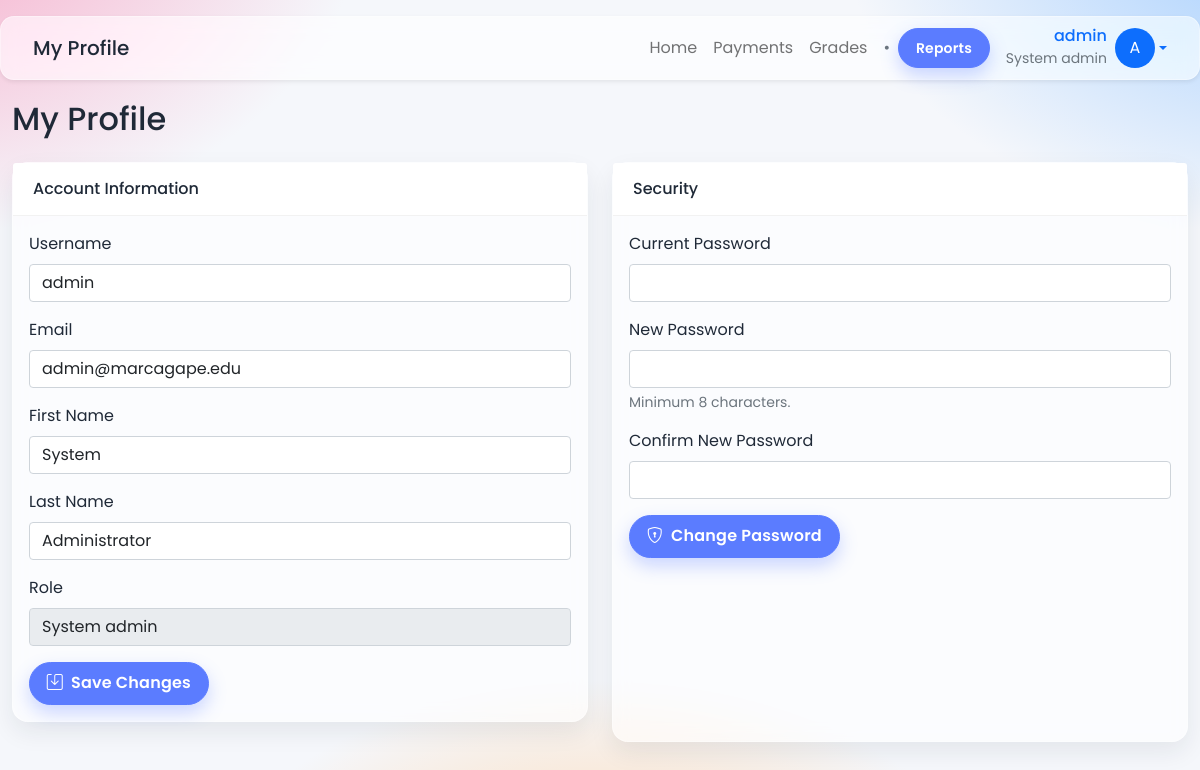
Screenshot of /registrar/profile.php (signed in) with the database file from the repository.
### tables this page shows
CREATE TABLE IF NOT EXISTS users (
    id INT AUTO_INCREMENT PRIMARY KEY,
    username VARCHAR(50) NOT NULL UNIQUE,
    password VARCHAR(255) NOT NULL,
    email VARCHAR(100) NOT NULL,
    first_name VARCHAR(50) NOT NULL,
    last_name VARCHAR(50) NOT NULL,
    role ENUM('system_admin', 'registrar', 'students') NOT NULL,
    created_at TIMESTAMP DEFAULT CURRENT_TIMESTAMP,
    updated_at TIMESTAMP DEFAULT CURRENT_TIMESTAMP ON UPDATE CURRENT_TIMESTAMP
);

### registrar/profile.php (the view, shortened to what this page needs)
<?php
require_once '../php/db_connect.php';
$user_id = (int)($_SESSION['id'] ?? 0);
$username = $_SESSION['username'] ?? '';
$current = [
    'username' => $username,
    'email' => '',
    'first_name' => '',
    'last_name' => ''
];
if ($stmt = $conn->prepare('SELECT username, email, first_name, last_name FROM users WHERE id = ? LIMIT 1')) {
    $stmt->bind_param('i', $user_id);
    if ($stmt->execute()) {
        $stmt->bind_result($u, $e, $f, $l);
        if ($stmt->fetch()) {
            $current['username'] = $u;
            $current['email'] = $e;
            $current['first_name'] = $f;
            $current['last_name'] = $l;
        }
    }
}
?>
<!DOCTYPE html>
<html lang="en">
<head>
    <link href="https://cdn.jsdelivr.net/npm/bootstrap@5.1.3/dist/css/bootstrap.min.css" rel="stylesheet">
    <link href="https://cdn.jsdelivr.net/npm/bootstrap-icons@1.8.0/font/bootstrap-icons.css" rel="stylesheet">
    <link href="../system_admin/assets/css/style.css" rel="stylesheet">
</head>
<body class="topnav">
<div class="wrapper">
    <div id="content">
        <?php include '../includes/navbar.php'; ?>
        <div class="container-fluid">
            <div class="d-flex justify-content-between align-items-center mb-4">
                <h2 class="mb-0">My Profile</h2>
            </div>
            <div class="row g-4">
                <div class="col-md-6">
                    <div class="card">
                        <div class="card-header bg-white">
                            <h6 class="mb-0">Account Information</h6>
                        </div>
                        <div class="card-body">
                            <form method="post" action="">
                                <div class="mb-3">
                                    <label class="form-label">Username</label>
                                    <input type="text" name="username" class="form-control" value="<?php echo htmlspecialchars($current['username']); ?>" required>
                                </div>
                                <div class="mb-3">
                                    <label class="form-label">Email</label>
                                    <input type="email" name="email" class="form-control" value="<?php echo htmlspecialchars($current['email']); ?>" required>
                                </div>
                                <div class="mb-3">
                                    <label class="form-label">First Name</label>
                                    <input type="text" name="first_name" class="form-control" value="<?php echo htmlspecialchars($current['first_name']); ?>" required>
                                </div>
                                <div class="mb-3">
                                    <label class="form-label">Last Name</label>
                                    <input type="text" name="last_name" class="form-control" value="<?php echo htmlspecialchars($current['last_name']); ?>" required>
                                </div>
                                <div class="mb-3">
                                    <label class="form-label">Role</label>
                                    <input type="text" class="form-control" value="<?php echo htmlspecialchars(ucfirst(str_replace('_', ' ', $role))); ?>" disabled>
                                </div>
                                <button type="submit" class="btn btn-primary">
                                    <i class="bi bi-save me-2"></i>Save Changes
                                </button>
                            </form>
                        </div>
                    </div>
                </div>
                <div class="col-md-6">
                    <div class="card h-100">
                        <div class="card-header bg-white" id="security">
                            <h6 class="mb-0">Security</h6>
                        </div>
                        <div class="card-body">
                            <form method="post" action="">
                                <div class="mb-3">
                                    <label class="form-label">Current Password</label>
                                    <input type="password" name="current_password" class="form-control" required>
                                </div>
                                <div class="mb-3">
                                    <label class="form-label">New Password</label>
                                    <input type="password" name="new_password" class="form-control" minlength="8" required>
                                    <div class="form-text">Minimum 8 characters.</div>
                                </div>
                                <div class="mb-3">
                                    <label class="form-label">Confirm New Password</label>
                                    <input type="password" name="confirm_password" class="form-control" minlength="8" required>
                                </div>
                                <button type="submit" class="btn btn-primary">
                                    <i class="bi bi-shield-lock me-2"></i>Change Password
                                </button>
                            </form>
                        </div>
                    </div>
                </div>
            </div>
        </div>
    </div>
</div>
</body>
</html>

### system_admin/assets/css/style.css (style rules this page uses)
:root { --primary-color: #5b7cff; --secondary-color: #6c757d; --success-color: #37b26c; --info-color: #6ec3ff; --warning-color: #ffc76b; --danger-color: #ff7182; --light-color: #f8f9fa; --dark-color: #212529; --sidebar-width: 250px; --sidebar-collapsed-width: 70px; --top-navbar-height: 64px; --gradient-start: #f7a8c7; --gradient-mid: #ffd1a1; --gradient-end: #9ecbff; --surface: rgba(255,255,255,.6); --surface-border: rgba(255,255,255,.35); --text-color: #1f2937; }
body { font-family: 'Poppins', 'Segoe UI', Tahoma, Geneva, Verdana, sans-serif; color: var(--text-color); background: radial-gradient(1200px 800px at -10% -10%, var(--gradient-start) 0%, transparent 40%), radial-gradient(1200px 800px at 110% -10%, var(--gradient-end) 0%, transparent 40%), radial-gradient(1200px 800px at 50% 120%, var(--gradient-mid) 0%, transparent 35%), #f5f7fb; background-attachment: fixed; overflow-x: hidden; }
.wrapper { display: flex; width: 100%; align-items: stretch; }
#content { width: 100%; min-height: 100vh; margin-left: var(--sidebar-width); transition: all 0.3s; }
.card { border: none; border-radius: 16px; background: var(--surface); backdrop-filter: saturate(160%) blur(8px); -webkit-backdrop-filter: saturate(160%) blur(8px); border: 1px solid var(--surface-border); box-shadow: 0 10px 25px rgba(31, 41, 55, 0.08); margin-bottom: 20px; transition: transform 0.2s, box-shadow 0.2s; }
.card-header { background-color: #fff; border-bottom: 1px solid rgba(0, 0, 0, 0.05); font-weight: 600; padding: 1rem 1.25rem; }
.btn { padding: 0.55rem 1.05rem; border-radius: 9999px; font-weight: 600; letter-spacing: .2px; transition: all 0.2s ease-in-out; }
.btn-primary { background-color: var(--primary-color); border-color: var(--primary-color); box-shadow: 0 8px 18px rgba(91,124,255,.3); }
body.topnav #content { margin-left: 0; }

### rows the page displays
users: username "admin", email "admin@marcagape.edu", first_name "System", last_name "Administrator"

### other values shown
$page_title "My Profile"
$_SESSION["username"] "admin"
str_replace('_', ' ', $_SESSION["role"]) "System admin"
$initials "A"
